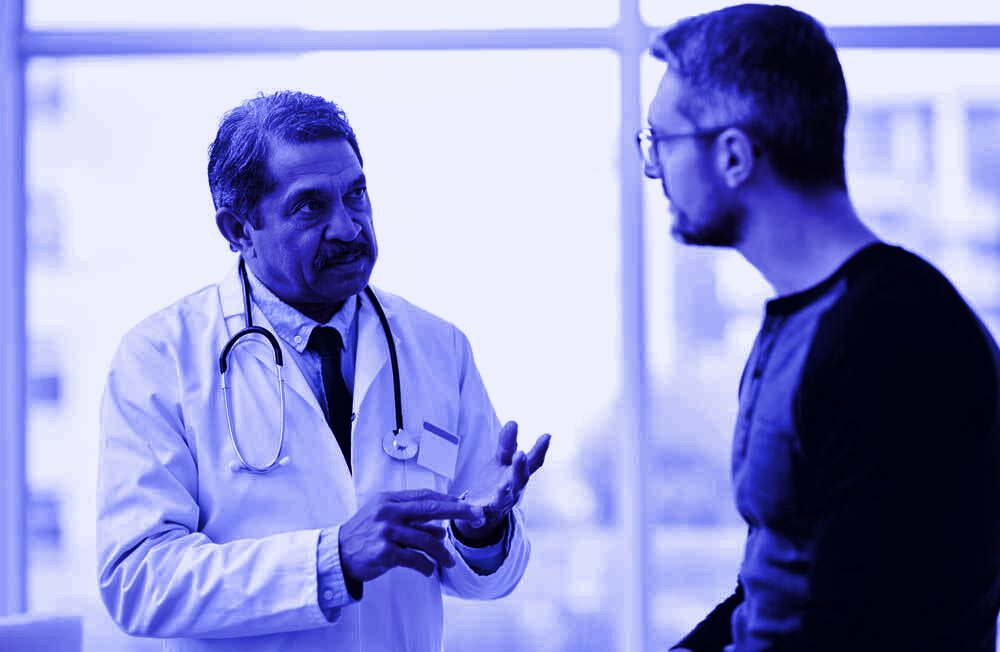
#> input picture library/src/img/ph-clinician.jpg, 1000 x 652 px
$ python -i grade.py   (imports and definitions only)
#> lines starting #> are read from the running program, lines starting #| are printed output that depends on the picture
"""NEXA 'Super Blue grade' for photography (matches the brandbook's in-situ imagery):
luminance mapped onto Space Black -> Super Blue -> pale blue, with a little of the original colour kept.
python3 grade.py <src> <dst> [max_width]"""
import sys
from PIL import Image, ImageOps, ImageEnhance
STOPS = [(0, (2, 1, 20)), (.42, (31, 31, 204)), (.78, (120, 130, 255)), (1, (236, 238, 255))]
def lut(ch):
    out = []
    for i in range(256):
        t = i / 255
        for (a, ca), (b, cb) in zip(STOPS, STOPS[1:]):
            if t <= b:
                k = (t - a) / (b - a); out.append(round(ca[ch] + (cb[ch] - ca[ch]) * k)); break
    return out
def grade(src, dst, maxw=1600, keep=.14):
#> called with src = '../../library/src/img/ph-clinician.jpg', dst = 'out.png', maxw = 1600, keep = 0.14
    im = Image.open(src).convert('RGB'); im.thumbnail((maxw, maxw))
#> in grade, im is the input picture: PIL image 1000x652 RGB; mean R, G, B 144.7, 147.7, 203.2
    g = ImageOps.autocontrast(ImageOps.grayscale(im), cutoff=1)
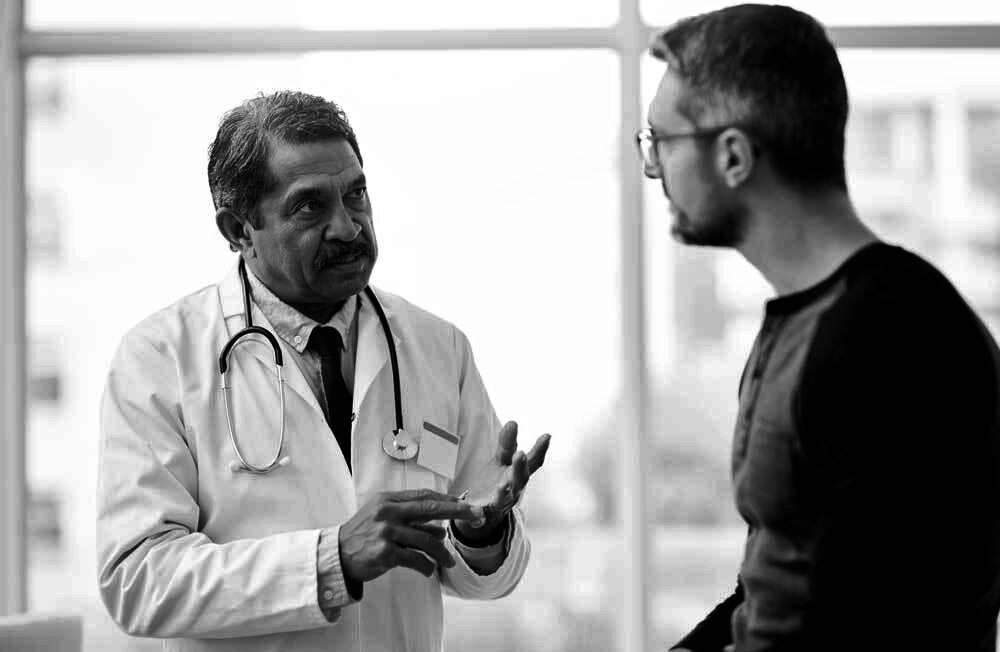
#> g: PIL image 1000x652 L; min 0, max 255, mean 160.3
    g = ImageEnhance.Contrast(g).enhance(1.12)
    duo = Image.merge('RGB', [g.point(lut(c)) for c in range(3)])
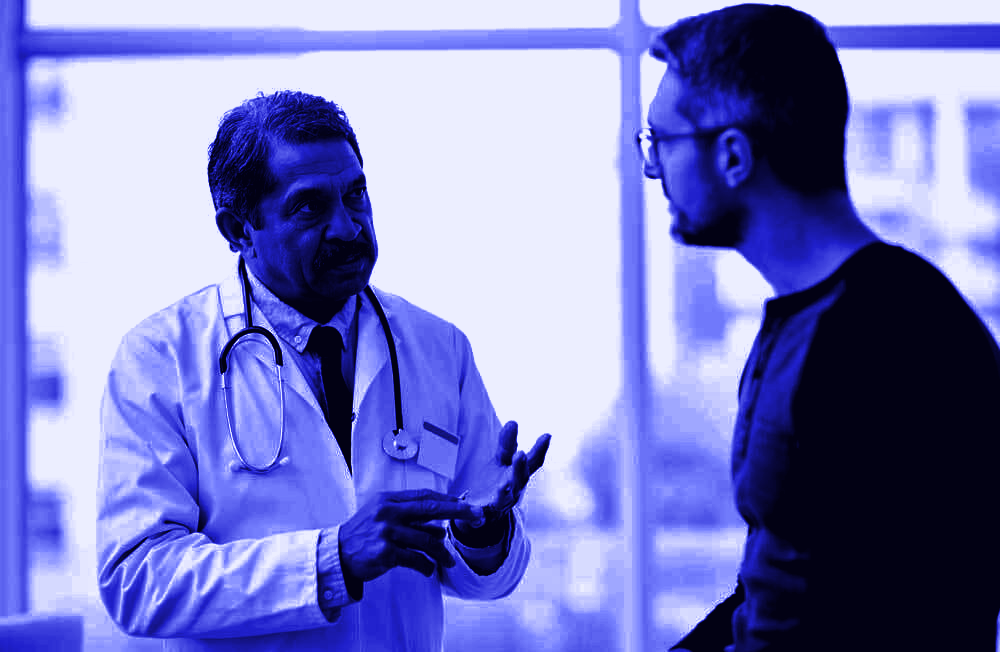
#> duo: PIL image 1000x652 RGB; mean R, G, B 122.4, 125.3, 193.8
    Image.blend(duo, im, keep).save(dst, quality=84)
# [2 lines not run here, left out]

>>> result = grade('../../library/src/img/ph-clinician.jpg', 'out.png')

$ run again, on library/src/img/ph-crowd.jpg
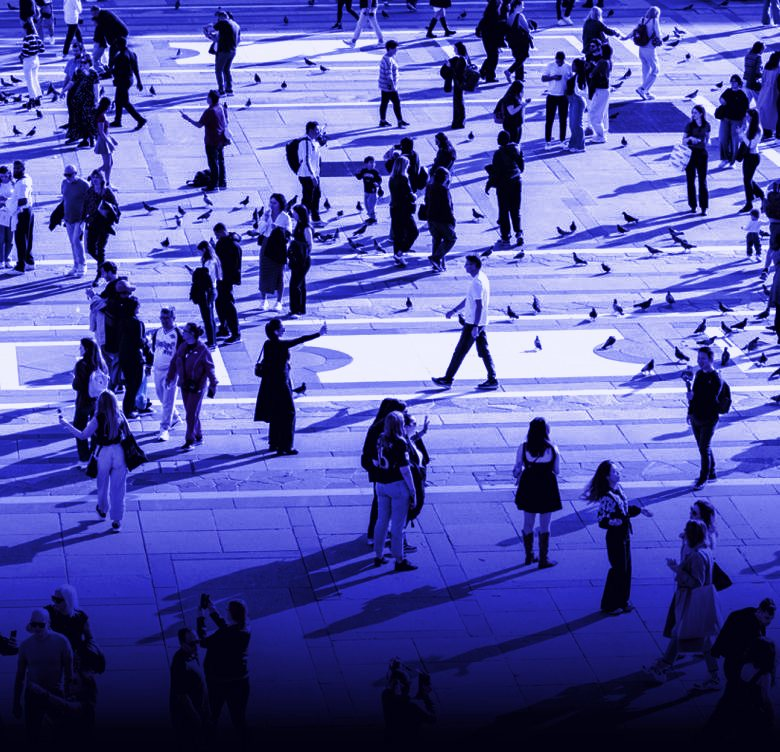
#> input picture library/src/img/ph-crowd.jpg, 780 x 752 px
#> in grade, im is the input picture: PIL image 780x752 RGB; mean R, G, B 86.7, 87.9, 164.1
#> in grade, `g = ImageOps.autocontrast(ImageOps.grayscale(im), cutoff=1)`:
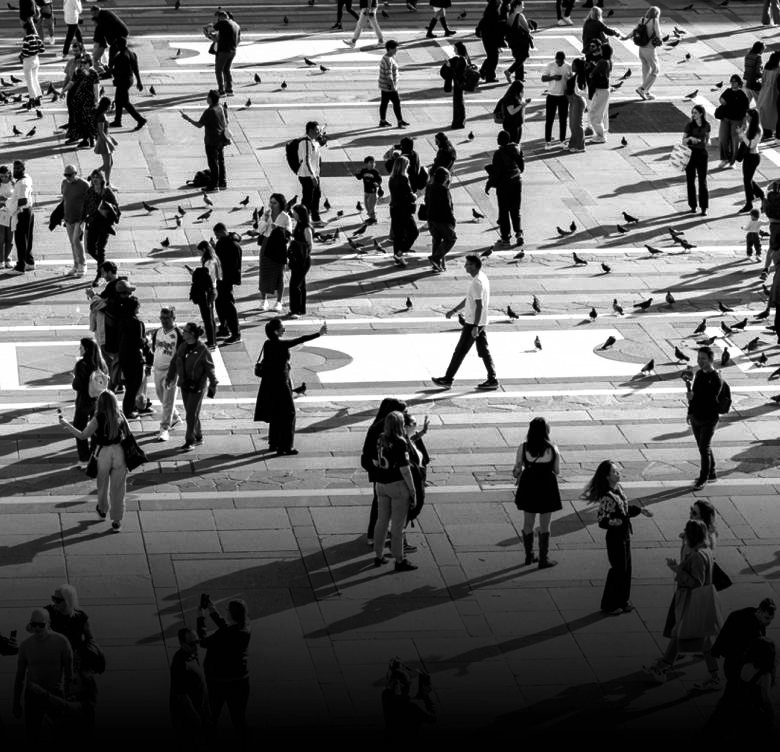
#> g: PIL image 780x752 L; min 0, max 255, mean 100.5
#> in grade, `duo = Image.merge('RGB', [g.point(lut(c)) for c in range(3)])`:
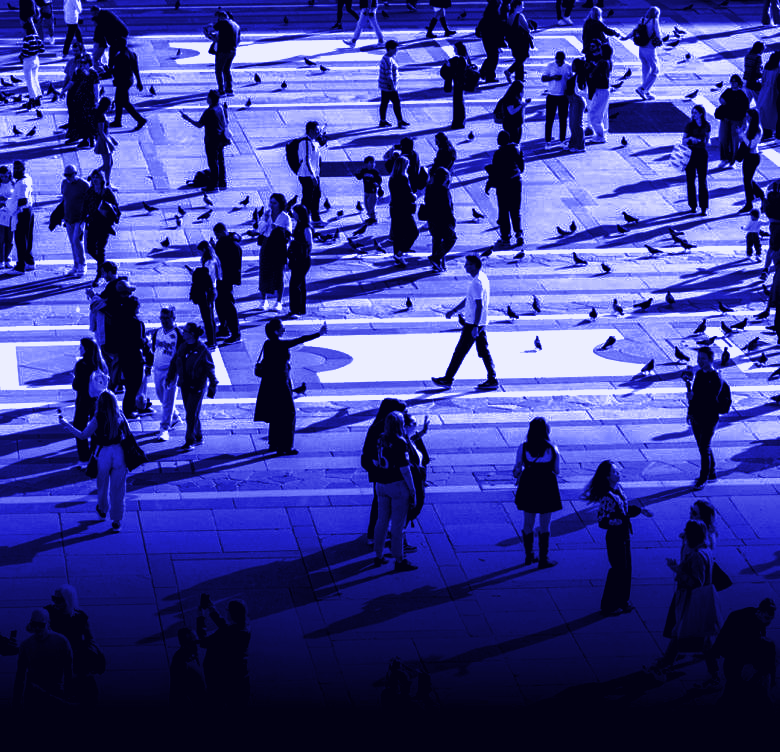
#> duo: PIL image 780x752 RGB; mean R, G, B 62.4, 64.5, 146.7

$ run again, on library/src/img/ph-dispatcher.jpg
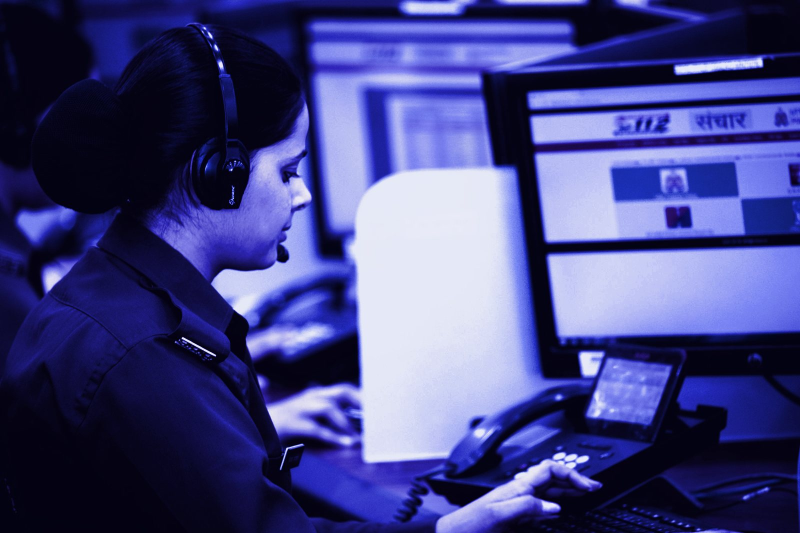
#> input picture library/src/img/ph-dispatcher.jpg, 1600 x 1066 px (shown at 1/2 size)
#> in grade, im is the input picture: PIL image 1600x1066 RGB; mean R, G, B 68.3, 69.5, 130.7
#> in grade, `g = ImageOps.autocontrast(ImageOps.grayscale(im), cutoff=1)`:
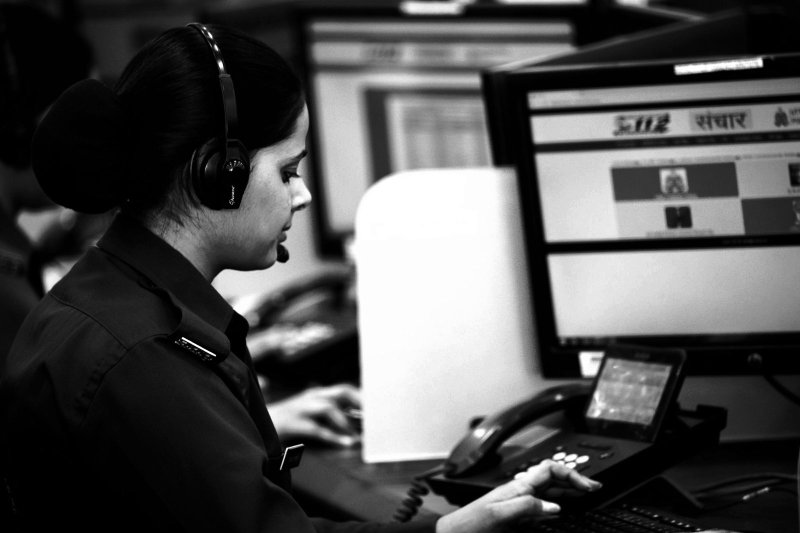
#> g: PIL image 1600x1066 L (shown at 1/2 size); min 0, max 255, mean 79.5
#> in grade, `duo = Image.merge('RGB', [g.point(lut(c)) for c in range(3)])`:
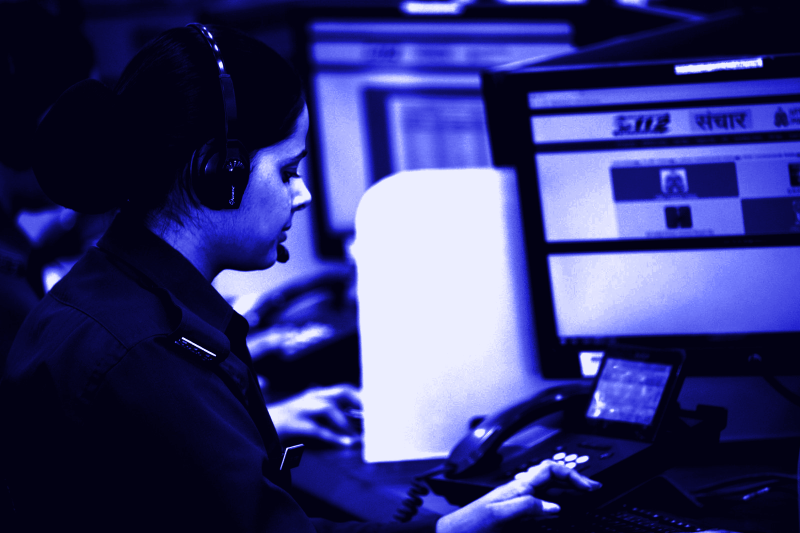
#> duo: PIL image 1600x1066 RGB (shown at 1/2 size); mean R, G, B 54.8, 55.8, 115.6
